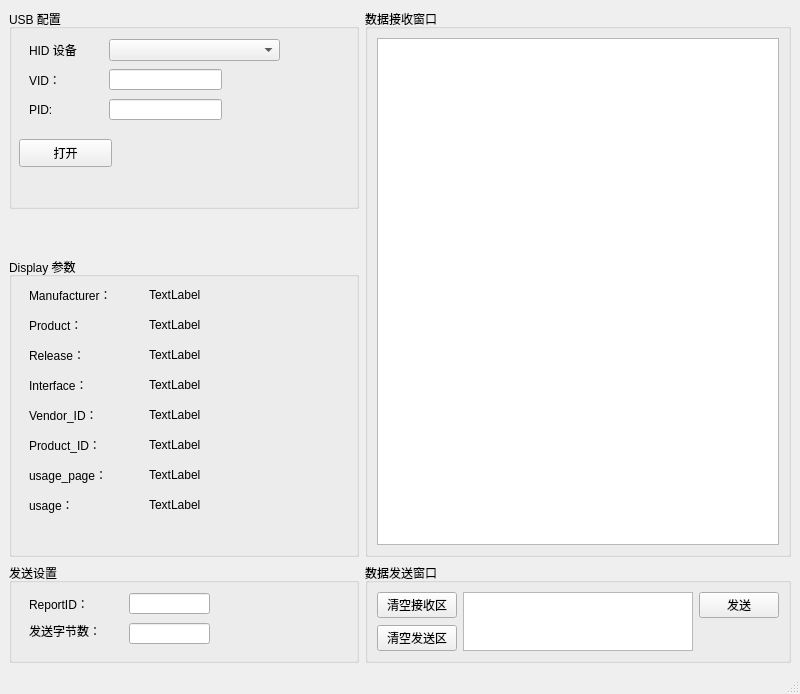
<?xml version="1.0" encoding="UTF-8"?>
<ui version="4.0">
 <class>MouseDebug</class>
 <widget class="QMainWindow" name="MouseDebug">
  <property name="geometry">
   <rect>
    <x>0</x>
    <y>0</y>
    <width>800</width>
    <height>694</height>
   </rect>
  </property>
  <property name="windowTitle">
   <string>MainWindow</string>
  </property>
  <widget class="QWidget" name="centralwidget">
   <layout class="QGridLayout" name="gridLayout_3">
    <item row="3" column="0">
     <widget class="QGroupBox" name="groupBox_3">
      <property name="minimumSize">
       <size>
        <width>350</width>
        <height>100</height>
       </size>
      </property>
      <property name="maximumSize">
       <size>
        <width>350</width>
        <height>100</height>
       </size>
      </property>
      <property name="title">
       <string>发送设置</string>
      </property>
      <widget class="QLabel" name="label_10">
       <property name="geometry">
        <rect>
         <x>20</x>
         <y>30</y>
         <width>72</width>
         <height>21</height>
        </rect>
       </property>
       <property name="text">
        <string>ReportID：</string>
       </property>
      </widget>
      <widget class="QLineEdit" name="rpIDLineEdit">
       <property name="geometry">
        <rect>
         <x>120</x>
         <y>30</y>
         <width>81</width>
         <height>21</height>
        </rect>
       </property>
      </widget>
      <widget class="QLabel" name="label_11">
       <property name="geometry">
        <rect>
         <x>20</x>
         <y>60</y>
         <width>81</width>
         <height>16</height>
        </rect>
       </property>
       <property name="text">
        <string>发送字节数：</string>
       </property>
      </widget>
      <widget class="QLineEdit" name="sendBytesLineEdit">
       <property name="geometry">
        <rect>
         <x>120</x>
         <y>60</y>
         <width>81</width>
         <height>21</height>
        </rect>
       </property>
      </widget>
     </widget>
    </item>
    <item row="3" column="1">
     <widget class="QGroupBox" name="groupBox_5">
      <property name="minimumSize">
       <size>
        <width>0</width>
        <height>100</height>
       </size>
      </property>
      <property name="maximumSize">
       <size>
        <width>16777215</width>
        <height>100</height>
       </size>
      </property>
      <property name="title">
       <string>数据发送窗口</string>
      </property>
      <layout class="QGridLayout" name="gridLayout_2">
       <item row="0" column="0">
        <widget class="QPushButton" name="clearRevDataBtn">
         <property name="text">
          <string>清空接收区</string>
         </property>
        </widget>
       </item>
       <item row="1" column="0">
        <widget class="QPushButton" name="clearSendDataBtn">
         <property name="text">
          <string>清空发送区</string>
         </property>
        </widget>
       </item>
       <item row="0" column="1" rowspan="2">
        <widget class="QTextEdit" name="sendDataTextEdit"/>
       </item>
       <item row="0" column="2">
        <widget class="QPushButton" name="sendDataBtn">
         <property name="text">
          <string>发送</string>
         </property>
        </widget>
       </item>
      </layout>
     </widget>
    </item>
    <item row="2" column="0">
     <widget class="QGroupBox" name="groupBox_2">
      <property name="minimumSize">
       <size>
        <width>350</width>
        <height>300</height>
       </size>
      </property>
      <property name="maximumSize">
       <size>
        <width>350</width>
        <height>300</height>
       </size>
      </property>
      <property name="title">
       <string>Display 参数</string>
      </property>
      <widget class="QLabel" name="label_2">
       <property name="geometry">
        <rect>
         <x>20</x>
         <y>30</y>
         <width>121</width>
         <height>16</height>
        </rect>
       </property>
       <property name="text">
        <string>Manufacturer：</string>
       </property>
      </widget>
      <widget class="QLabel" name="label_3">
       <property name="geometry">
        <rect>
         <x>20</x>
         <y>60</y>
         <width>121</width>
         <height>16</height>
        </rect>
       </property>
       <property name="text">
        <string>Product：</string>
       </property>
      </widget>
      <widget class="QLabel" name="label_4">
       <property name="geometry">
        <rect>
         <x>20</x>
         <y>90</y>
         <width>121</width>
         <height>16</height>
        </rect>
       </property>
       <property name="text">
        <string>Release：</string>
       </property>
      </widget>
      <widget class="QLabel" name="label_5">
       <property name="geometry">
        <rect>
         <x>20</x>
         <y>120</y>
         <width>121</width>
         <height>16</height>
        </rect>
       </property>
       <property name="text">
        <string>Interface：</string>
       </property>
      </widget>
      <widget class="QLabel" name="label_6">
       <property name="geometry">
        <rect>
         <x>20</x>
         <y>150</y>
         <width>121</width>
         <height>16</height>
        </rect>
       </property>
       <property name="text">
        <string>Vendor_ID：</string>
       </property>
      </widget>
      <widget class="QLabel" name="label_7">
       <property name="geometry">
        <rect>
         <x>20</x>
         <y>180</y>
         <width>121</width>
         <height>16</height>
        </rect>
       </property>
       <property name="text">
        <string>Product_ID：</string>
       </property>
      </widget>
      <widget class="QLabel" name="label_8">
       <property name="geometry">
        <rect>
         <x>20</x>
         <y>210</y>
         <width>121</width>
         <height>16</height>
        </rect>
       </property>
       <property name="text">
        <string>usage_page：</string>
       </property>
      </widget>
      <widget class="QLabel" name="label_9">
       <property name="geometry">
        <rect>
         <x>20</x>
         <y>240</y>
         <width>121</width>
         <height>16</height>
        </rect>
       </property>
       <property name="text">
        <string>usage：</string>
       </property>
      </widget>
      <widget class="QLabel" name="manufacturerText">
       <property name="geometry">
        <rect>
         <x>140</x>
         <y>30</y>
         <width>72</width>
         <height>15</height>
        </rect>
       </property>
       <property name="text">
        <string>TextLabel</string>
       </property>
      </widget>
      <widget class="QLabel" name="productText">
       <property name="geometry">
        <rect>
         <x>140</x>
         <y>60</y>
         <width>72</width>
         <height>15</height>
        </rect>
       </property>
       <property name="text">
        <string>TextLabel</string>
       </property>
      </widget>
      <widget class="QLabel" name="releaseNumText">
       <property name="geometry">
        <rect>
         <x>140</x>
         <y>90</y>
         <width>72</width>
         <height>15</height>
        </rect>
       </property>
       <property name="text">
        <string>TextLabel</string>
       </property>
      </widget>
      <widget class="QLabel" name="interfaceNumText">
       <property name="geometry">
        <rect>
         <x>140</x>
         <y>120</y>
         <width>72</width>
         <height>15</height>
        </rect>
       </property>
       <property name="text">
        <string>TextLabel</string>
       </property>
      </widget>
      <widget class="QLabel" name="VIDText">
       <property name="geometry">
        <rect>
         <x>140</x>
         <y>150</y>
         <width>72</width>
         <height>15</height>
        </rect>
       </property>
       <property name="text">
        <string>TextLabel</string>
       </property>
      </widget>
      <widget class="QLabel" name="PIDText">
       <property name="geometry">
        <rect>
         <x>140</x>
         <y>180</y>
         <width>72</width>
         <height>15</height>
        </rect>
       </property>
       <property name="text">
        <string>TextLabel</string>
       </property>
      </widget>
      <widget class="QLabel" name="usagePageText">
       <property name="geometry">
        <rect>
         <x>140</x>
         <y>210</y>
         <width>72</width>
         <height>15</height>
        </rect>
       </property>
       <property name="text">
        <string>TextLabel</string>
       </property>
      </widget>
      <widget class="QLabel" name="usageText">
       <property name="geometry">
        <rect>
         <x>140</x>
         <y>240</y>
         <width>72</width>
         <height>15</height>
        </rect>
       </property>
       <property name="text">
        <string>TextLabel</string>
       </property>
      </widget>
     </widget>
    </item>
    <item row="0" column="1" rowspan="3">
     <widget class="QGroupBox" name="groupBox_4">
      <property name="title">
       <string>数据接收窗口</string>
      </property>
      <layout class="QGridLayout" name="gridLayout">
       <item row="0" column="0">
        <widget class="QTextEdit" name="recvDataTextEdit"/>
       </item>
      </layout>
     </widget>
    </item>
    <item row="0" column="0">
     <widget class="QGroupBox" name="groupBox">
      <property name="minimumSize">
       <size>
        <width>350</width>
        <height>200</height>
       </size>
      </property>
      <property name="maximumSize">
       <size>
        <width>350</width>
        <height>200</height>
       </size>
      </property>
      <property name="title">
       <string>USB 配置</string>
      </property>
      <widget class="QLabel" name="label">
       <property name="geometry">
        <rect>
         <x>20</x>
         <y>30</y>
         <width>72</width>
         <height>21</height>
        </rect>
       </property>
       <property name="text">
        <string>HID 设备</string>
       </property>
      </widget>
      <widget class="QPushButton" name="on_offBtn">
       <property name="geometry">
        <rect>
         <x>10</x>
         <y>130</y>
         <width>93</width>
         <height>28</height>
        </rect>
       </property>
       <property name="text">
        <string>打开</string>
       </property>
      </widget>
      <widget class="QComboBox" name="comboHIDBox">
       <property name="geometry">
        <rect>
         <x>100</x>
         <y>30</y>
         <width>171</width>
         <height>22</height>
        </rect>
       </property>
      </widget>
      <widget class="QLabel" name="label_12">
       <property name="geometry">
        <rect>
         <x>20</x>
         <y>60</y>
         <width>72</width>
         <height>21</height>
        </rect>
       </property>
       <property name="text">
        <string>VID：</string>
       </property>
      </widget>
      <widget class="QLabel" name="label_13">
       <property name="geometry">
        <rect>
         <x>20</x>
         <y>90</y>
         <width>72</width>
         <height>21</height>
        </rect>
       </property>
       <property name="text">
        <string>PID:</string>
       </property>
      </widget>
      <widget class="QLineEdit" name="VIDLineEdit">
       <property name="geometry">
        <rect>
         <x>100</x>
         <y>60</y>
         <width>113</width>
         <height>21</height>
        </rect>
       </property>
      </widget>
      <widget class="QLineEdit" name="PIDLineEdit">
       <property name="geometry">
        <rect>
         <x>100</x>
         <y>90</y>
         <width>113</width>
         <height>21</height>
        </rect>
       </property>
      </widget>
     </widget>
    </item>
   </layout>
  </widget>
  <widget class="QMenuBar" name="menubar">
   <property name="geometry">
    <rect>
     <x>0</x>
     <y>0</y>
     <width>800</width>
     <height>26</height>
    </rect>
   </property>
  </widget>
  <widget class="QStatusBar" name="statusbar"/>
 </widget>
 <resources/>
 <connections/>
</ui>
